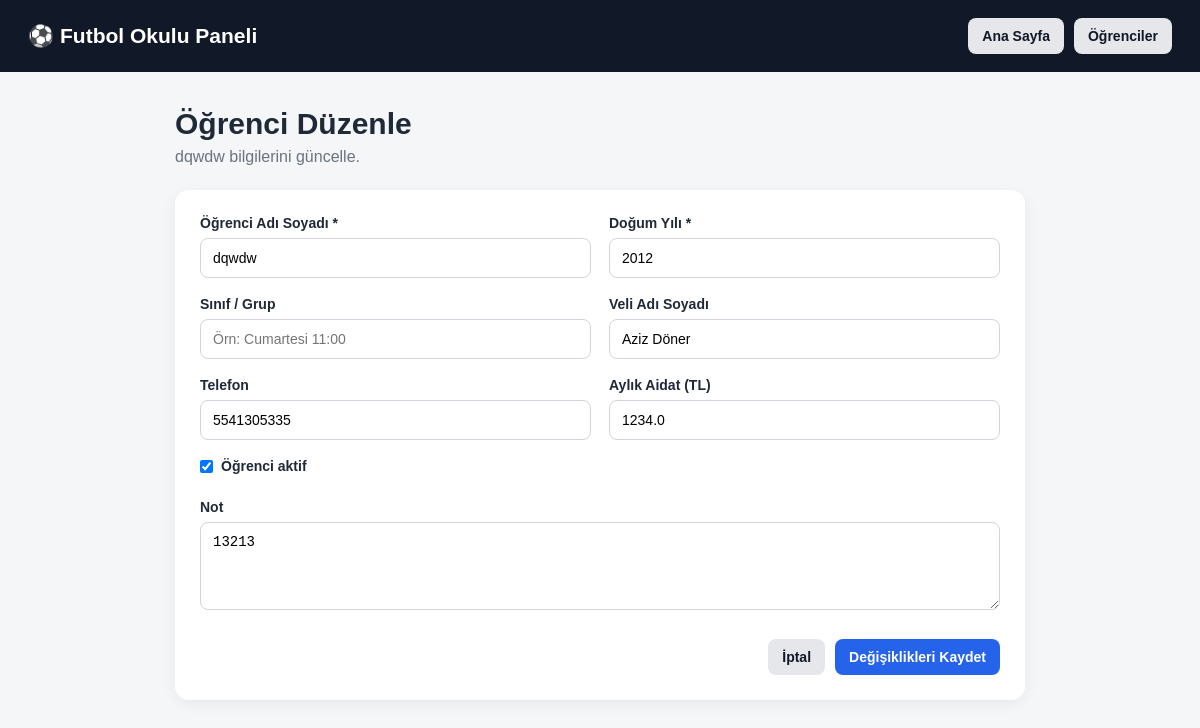
The page /student/1/edit (signed in) on the database its author committed.
### tables this page shows
CREATE TABLE students (
            id INTEGER PRIMARY KEY AUTOINCREMENT,
            school_id INTEGER NOT NULL,
            name TEXT NOT NULL,
            birth_year INTEGER NOT NULL,
            parent_name TEXT,
            phone TEXT,
            monthly_fee REAL DEFAULT 0,
            active INTEGER DEFAULT 1,
            notes TEXT,
            created_at TEXT, class_group TEXT,
            FOREIGN KEY (school_id)
                REFERENCES schools(id)
                ON DELETE CASCADE
        );

### app.py (the view, shortened to what this page needs)
@app.route(
    "/student/<int:student_id>/edit",
    methods=["GET", "POST"]
)
def edit_student(student_id):
    if not school_logged_in():
        return redirect(url_for("login"))
    school_id = session["school_id"]
    conn = get_db()
    student = conn.execute("""
        SELECT *
        FROM students
        WHERE id = ?
        AND school_id = ?
    """, (
        student_id,
        school_id
    )).fetchone()
    if not student:
        conn.close()
        return "Öğrenci bulunamadı.", 404
    conn.close()
    return render_template(
        "edit_student.html",
        student=student,
        finance_privacy_enabled=finance_is_required(school_id),
        finance_visible=finance_can_view(school_id)
    )

### app.py (called while the page is built)
def get_db():
    conn = sqlite3.connect(DB_NAME)
    conn.row_factory = sqlite3.Row
    conn.execute("PRAGMA foreign_keys = ON")
    return conn

def school_logged_in():
    return (
        session.get("logged_in")
        and session.get("role") == "school"
        and session.get("school_id")
    )

def get_school_finance_settings(school_id):
    conn = get_db()
    row = conn.execute("""
        SELECT
            finance_privacy_enabled,
            finance_pin_hash
        FROM schools
        WHERE id = ?
    """, (school_id,)).fetchone()
    conn.close()
    return row

def finance_is_required(school_id):
    settings = get_school_finance_settings(school_id)
    return bool(
        settings
        and settings["finance_privacy_enabled"]
    )

def finance_can_view(school_id):
    return (
        not finance_is_required(school_id)
        or finance_is_unlocked()
    )

### templates/edit_student.html (shortened to what this page needs)
<!DOCTYPE html>
<html lang="tr">
<head>
    <link rel="stylesheet" href="{{ url_for('static', filename='style.css') }}">
</head>
<body>
<header class="topbar">
    <h2>⚽ Futbol Okulu Paneli</h2>
    <div class="top-actions">
        <a href="{{ url_for('dashboard') }}" class="btn">Ana Sayfa</a>
        <a href="{{ url_for('students') }}" class="btn">Öğrenciler</a>
    </div>
</header>
<main class="container small-container">
    <div class="page-title"><div><h1>Öğrenci Düzenle</h1><p>{{ student.name }} bilgilerini güncelle.</p></div></div>
    <section class="form-card">
        <form method="POST">
            <div class="form-grid">
                <div class="form-group">
                    <label>Öğrenci Adı Soyadı *</label>
                    <input type="text" name="name" value="{{ student.name }}" required>
                </div>
                <div class="form-group">
                    <label>Doğum Yılı *</label>
                    <input type="number" name="birth_year" value="{{ student.birth_year }}" required>
                </div>
                <div class="form-group">
                    <label>Sınıf / Grup</label>
                    <input type="text" name="class_group" value="{{ student.class_group or '' }}" placeholder="Örn: Cumartesi 11:00">
                </div>
                <div class="form-group">
                    <label>Veli Adı Soyadı</label>
                    <input type="text" name="parent_name" value="{{ student.parent_name or '' }}">
                </div>
                <div class="form-group">
                    <label>Telefon</label>
                    <input type="text" name="phone" value="{{ student.phone or '' }}">
                </div>
                {% if finance_visible %}
                <div class="form-group">
                    <label>Aylık Aidat (TL)</label>
                    <input
                        type="number"
                        name="monthly_fee"
                        min="0"
                        step="0.01"
                        value="{{ student.monthly_fee }}">
                </div>
                {% endif %}
                <div class="form-group checkbox-group">
                    <label class="checkbox-label">
                        <input type="checkbox" name="active" {% if student.active %}checked{% endif %}> Öğrenci aktif
                    </label>
                </div>
                <div class="form-group full-width">
                    <label>Not</label>
                    <textarea name="notes" rows="4">{{ student.notes or '' }}</textarea>
                </div>
            </div>
            <div class="form-actions">
                <a href="{{ url_for('students') }}" class="btn">İptal</a>
                <button type="submit" class="btn primary">Değişiklikleri Kaydet</button>
            </div>
        </form>
    </section>
</main>
</body>
</html>

### static/style.css (style rules this page uses)
* { box-sizing: border-box; margin: 0; padding: 0; }
body { font-family: Arial, Helvetica, sans-serif; background: #f4f6f8; color: #1f2937; }
a { text-decoration: none; }
.topbar { background: #111827; color: white; padding: 18px 28px; display: flex; align-items: center; justify-content: space-between; gap: 20px; flex-wrap: wrap; }
.topbar h2 { font-size: 21px; }
.top-actions { display: flex; gap: 10px; flex-wrap: wrap; }
.container { width: min(1200px, 94%); margin: 35px auto; }
.small-container { width: min(850px, 94%); }
.page-title { margin-bottom: 24px; }
.page-title h1 { font-size: 30px; margin-bottom: 7px; }
.page-title p { color: #6b7280; }
.btn { border: none; cursor: pointer; display: inline-flex; align-items: center; justify-content: center; padding: 10px 14px; border-radius: 8px; background: #e5e7eb; color: #111827; font-size: 14px; font-weight: 600; transition: 0.2s; }
.btn.primary { background: #2563eb; color: white; }
input, select, textarea { width: 100%; padding: 11px 12px; border: 1px solid #d1d5db; border-radius: 8px; outline: none; font-size: 14px; background: white; }
.form-card { background: white; border-radius: 14px; padding: 25px; box-shadow: 0 4px 15px rgba(0, 0, 0, 0.06); }
.form-grid { display: grid; grid-template-columns: 1fr 1fr; gap: 18px; }
.form-group label { display: block; margin-bottom: 7px; font-weight: 700; font-size: 14px; }
.full-width { grid-column: 1 / -1; }
.form-actions { display: flex; justify-content: flex-end; gap: 10px; margin-top: 25px; }
.checkbox-group { display: flex; align-items: center; }
.checkbox-label { display: flex !important; align-items: center; gap: 8px; }
.checkbox-label input { width: auto; }

### rows shown on the page
students: name "dqwdw", birth_year "2012", parent_name "Aziz Döner", phone "5541305335", monthly_fee "1234.0", active "☑", notes "13213"
